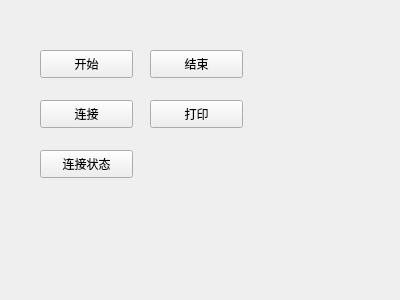
<?xml version="1.0" encoding="UTF-8"?>
<ui version="4.0">
 <class>TestWidget</class>
 <widget class="QWidget" name="TestWidget">
  <property name="geometry">
   <rect>
    <x>0</x>
    <y>0</y>
    <width>400</width>
    <height>300</height>
   </rect>
  </property>
  <property name="windowTitle">
   <string>Form</string>
  </property>
  <widget class="QPushButton" name="pushButton">
   <property name="geometry">
    <rect>
     <x>40</x>
     <y>50</y>
     <width>93</width>
     <height>28</height>
    </rect>
   </property>
   <property name="text">
    <string>开始</string>
   </property>
  </widget>
  <widget class="QPushButton" name="pushButton_2">
   <property name="geometry">
    <rect>
     <x>150</x>
     <y>50</y>
     <width>93</width>
     <height>28</height>
    </rect>
   </property>
   <property name="text">
    <string>结束</string>
   </property>
  </widget>
  <widget class="QPushButton" name="pushButton_3">
   <property name="geometry">
    <rect>
     <x>40</x>
     <y>100</y>
     <width>93</width>
     <height>28</height>
    </rect>
   </property>
   <property name="text">
    <string>连接</string>
   </property>
  </widget>
  <widget class="QPushButton" name="pushButton_4">
   <property name="geometry">
    <rect>
     <x>150</x>
     <y>100</y>
     <width>93</width>
     <height>28</height>
    </rect>
   </property>
   <property name="text">
    <string>打印</string>
   </property>
  </widget>
  <widget class="QPushButton" name="pushButton_5">
   <property name="geometry">
    <rect>
     <x>40</x>
     <y>150</y>
     <width>93</width>
     <height>28</height>
    </rect>
   </property>
   <property name="text">
    <string>连接状态</string>
   </property>
  </widget>
 </widget>
 <resources/>
 <connections/>
</ui>
